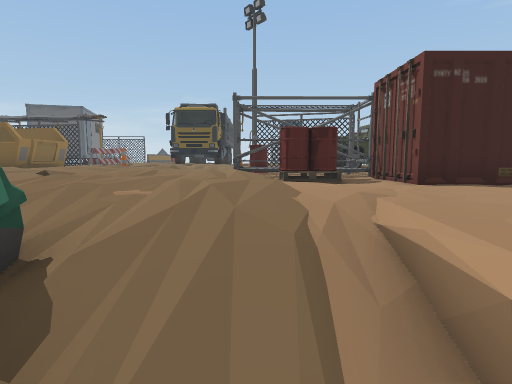
View 1 (above)

24 first-person views from a walk through a scene from a Unity 3-D project. The camera is 1.5 m above the floor, tilts 6° down and sees 80° across. The floor is counted in squares, 1 m on a side. Each view is taken from the middle of a square. On the plan, view 1 faces up. The plan holds only what a view shows up to about 15 squares ahead; the rest is blank. The place goes on beyond the plan. The player character is not drawn.

View 2
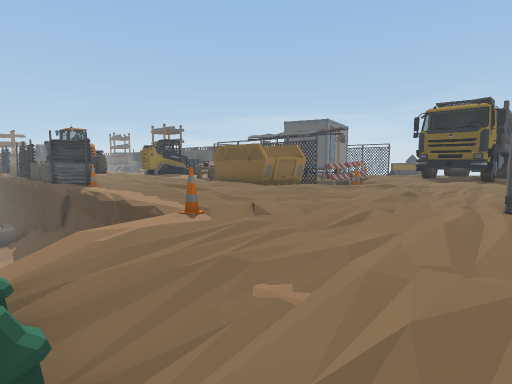

View 3
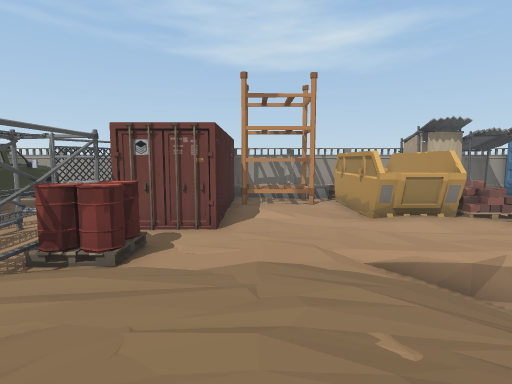

View 4
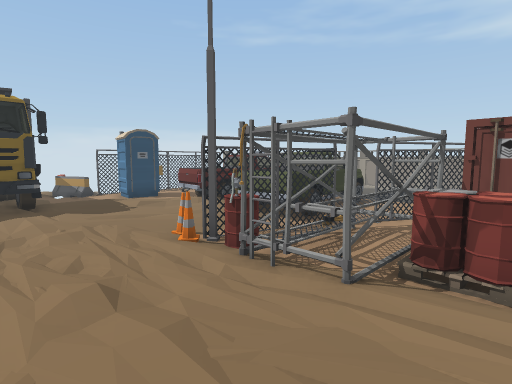

View 5
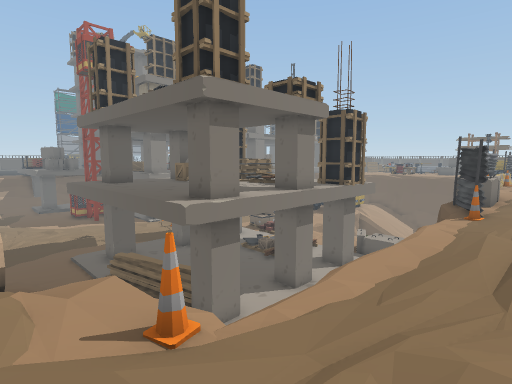

View 6
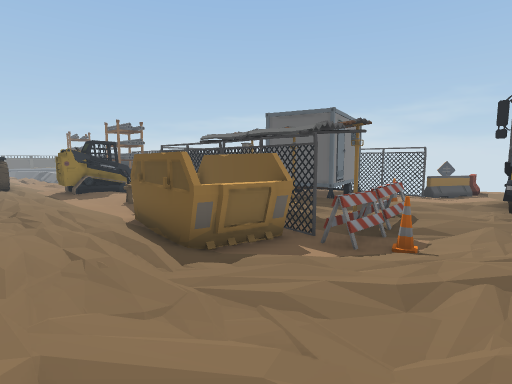

View 7
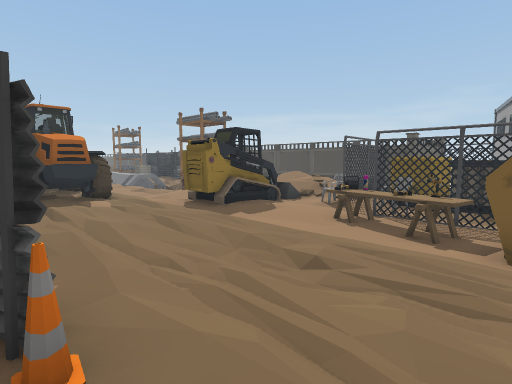

View 8
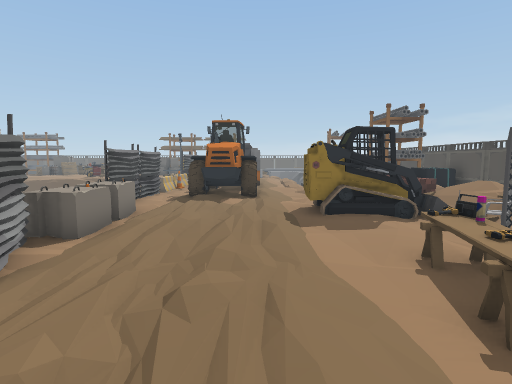

View 9
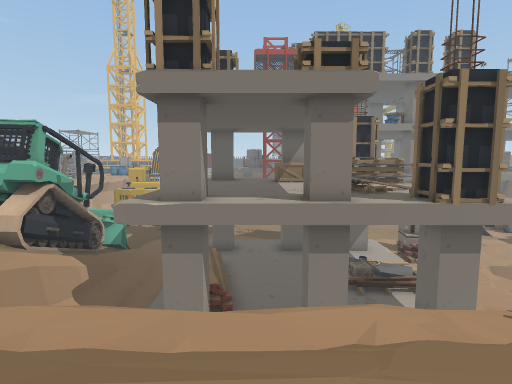

View 10
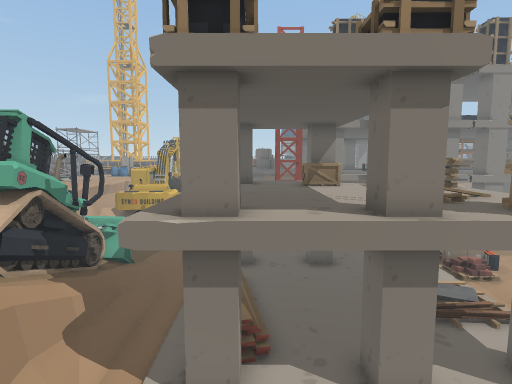

View 11
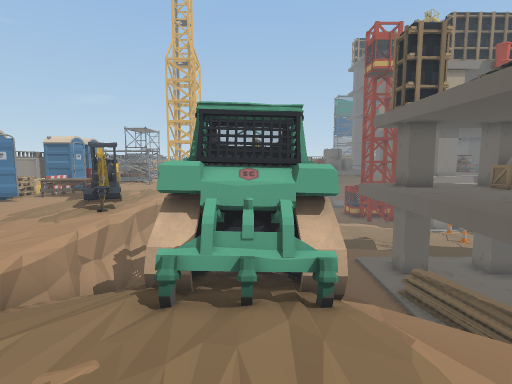

View 12
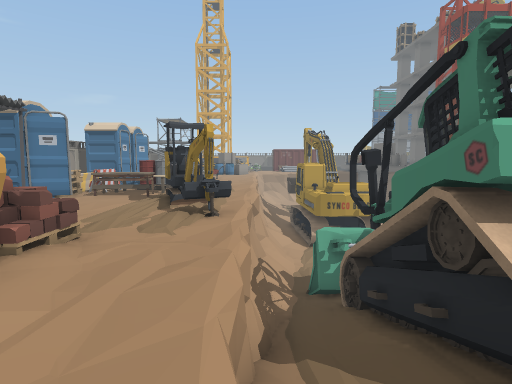

View 13
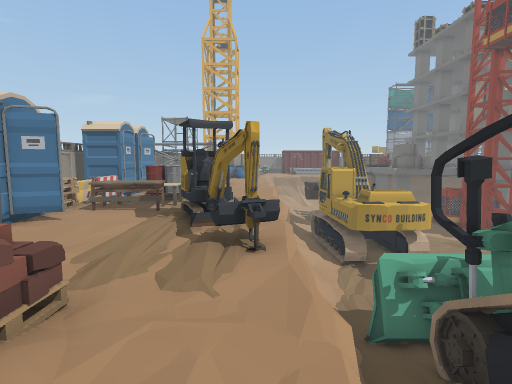

View 14
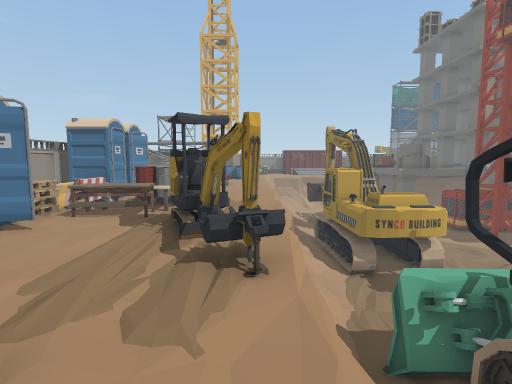

View 15
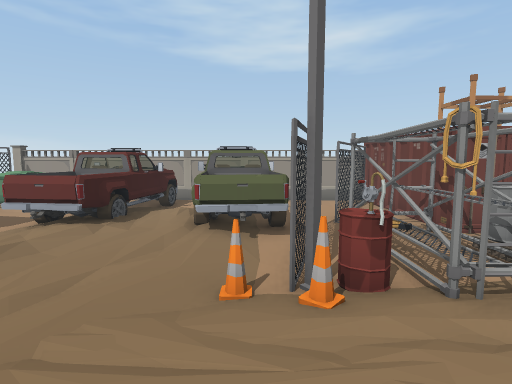

View 16
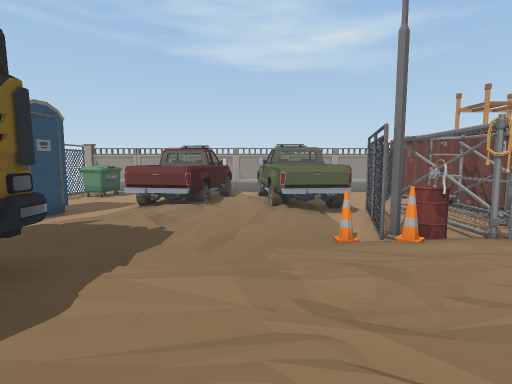

View 17
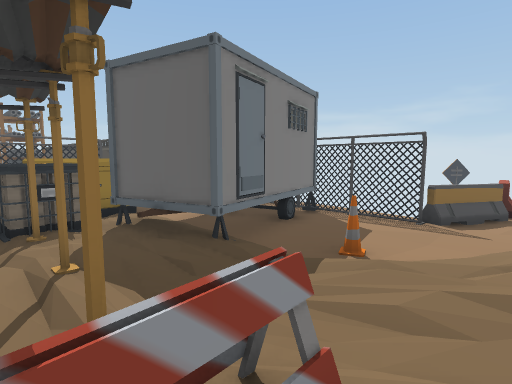

View 18
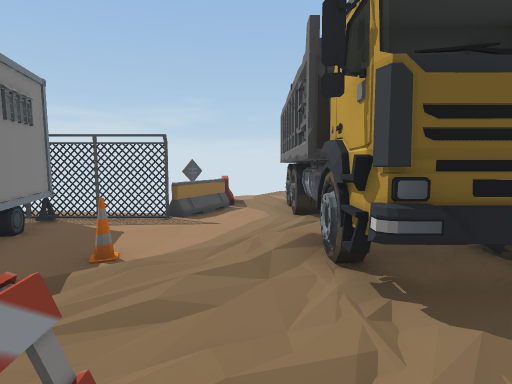

View 19
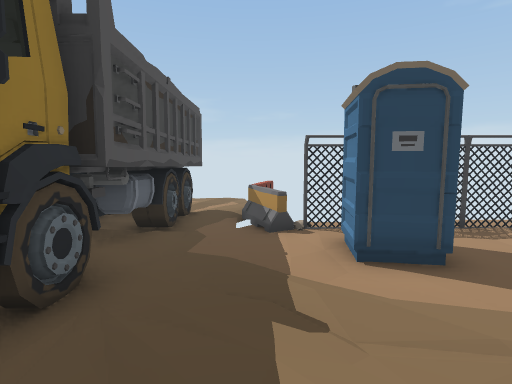

View 20
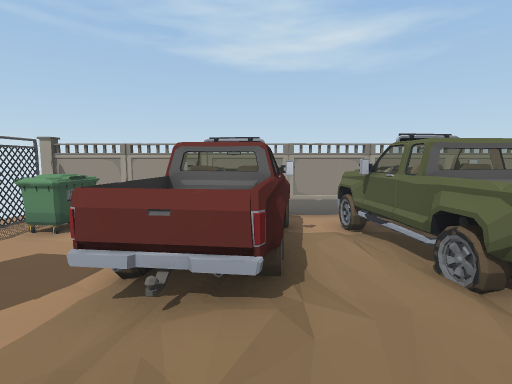

View 21
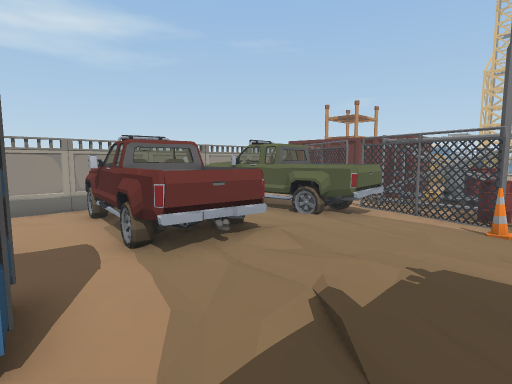

View 22
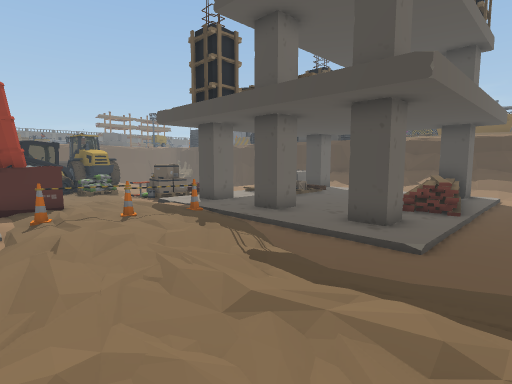

View 23
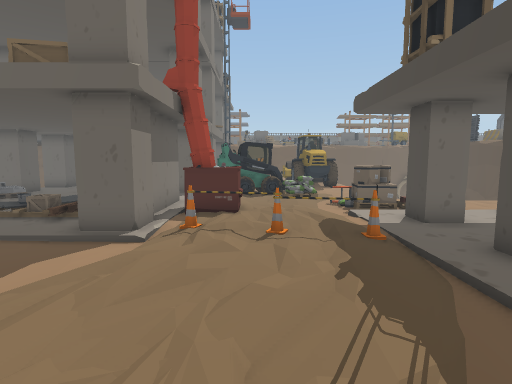

View 24
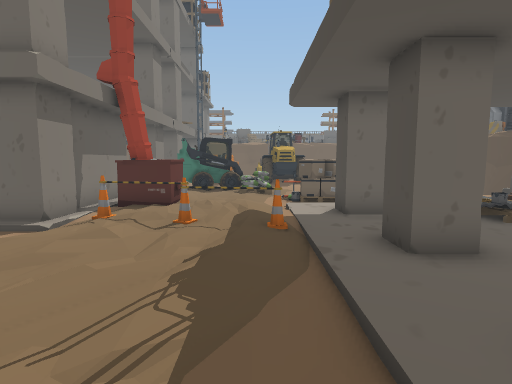

### Floor plan
Key: @ floor where view 1 was taken; # wall or solid block; . main floor; : floor 0.25 m higher than the main floor; - floor 0.25 m lower than the main floor; _ floor 2.25 m lower than the main floor; < floor 2.75 m lower than the main floor; ( floor 3 m lower than the main floor; ! floor 3.25 m lower than the main floor; / step, stairs or slope; = window, fence, low wall or low ledge; ^ raised ledge; v drop or lower ground; C cone; B barrel; A barrelstack; N container; T truck; S shelf; R barrier; P pillar; G generator; H chair; I barricade; O other object.
Columns run from 23 left of view 1 to 10 right of it. Each row starts with its distance up from view 1.
 26                 R-T  T-O
 25                RR-T  T-O
 24            -###R--T  T-RR-   -##-#
 23        O#  O------TTTT--R-  -----O
 22             O----/T TT---OO---OO-O
 21        O   OO----.T TT---OO----O-O
 20 OOOOOO O O  O--C/.TTT#../--------O
 19       # G-O O--//:TTTT./.-OOO----O
 18       # G.OOOO./..TTTT....OOOOOO-O
 17 O     OGGOO...............OOOOOOOO
 16 OO    #--OO..#..=............-OOO
 15 O OOO-H-H-/....#=/../........OOOOO
 14   OOO---####OOOO#C../.....OOOOO OO
 13   OOO--OOOO OOOO=-//...C--OOOOOOO
 12 --OO.--O-OOO  OO/.....CBOOOOO---O
 11 -----/-------OO-/......BOOO-O---O
 10 O..../................OOOOO-OO--OO
  9 #^.....................OAAO---OOOO
  8 O#......................AANNNNNNO
  7 ../..........//.........A-N
  6 ---O OOOOC----/---......--NNNNNN
  5 OO#######vv=/  = vC.....----/-SSO
  4     OO///     // =-....-----.-SSO
  3     OO//!     !! =///////-----SSO
  2     OO/ //////// =/#==///--OOOOOO
  1     OO P((P((/P(!#/=##=/=--O    O
  0     !! ((((((//(!v/O###@=--OO  OOO
 -1   v!!!///((((//(!=/O ##/=--O   OOO
 -2   v!!! /O((((/_(!//####/v--OOO O
 -3   v!!! //(((((/=!/O###O/v----
 -4  v!!!!((/(((((//!//####/=O/.--
 -5  !!!/O((((((((((!//####/=O-.--- OO
 -6   !OO!(P((P(((P(!!/####/=-O.--OOOO
 -7  !!OO!((((/(((/(!!!/  </=-OO---O
 -8  !O!!!/(((//////!!!  ((/=---OOOO
 -9  OO!!/(((C(/!!!!!!/  ((/v-- OO=I
-10 O!!!!((((O(((////(  (((/=-- OO#IOO
-11 O!!!!(((C(((((((<(###=//=-- AAOOOO
-12 O((  OO(O((((((/((=###//=--   OOOO
-13 O    OO!C//((((((( ###//=--   OOO
-14 P  #####P!!/(((/(( ###/ =     OO

Where each view was taken, in squares from view 1:
view 1: 0 up, 0 right, facing up
view 2: 2 up, 0 right, facing up-left
view 3: 5 up, 4 left, facing right
view 4: 7 up, 4 left, facing up-right
view 5: 8 up, 4 left, facing down-left
view 6: 8 up, 4 left, facing up-left
view 7: 6 up, 12 left, facing up-left
view 8: 10 up, 11 left, facing left
view 9: 9 up, 11 left, facing down
view 10: 7 up, 10 left, facing down
view 11: 6 up, 3 left, facing down
view 12: 3 up, 1 right, facing down
view 13: 1 up, 2 right, facing down
view 14: 0 up, 2 right, facing down
view 15: 13 up, 4 left, facing right
view 16: 15 up, 6 left, facing right
view 17: 15 up, 6 left, facing up-left
view 18: 15 up, 6 left, facing up
view 19: 16 up, 0 right, facing up
view 20: 17 up, 0 right, facing right
view 21: 21 up, 1 left, facing down-right
view 22: 14 down, 6 left, facing up-left
view 23: 11 down, 8 left, facing left
view 24: 9 down, 8 left, facing left
